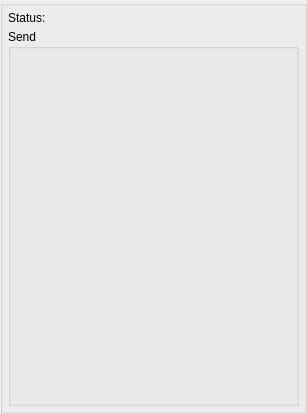
<?xml version="1.0" encoding="UTF-8"?>
<ui version="4.0">
 <class>AppletOfferSendUi</class>
 <widget class="QWidget" name="AppletOfferSendUi">
  <property name="windowModality">
   <enum>Qt::ApplicationModal</enum>
  </property>
  <property name="geometry">
   <rect>
    <x>0</x>
    <y>0</y>
    <width>307</width>
    <height>414</height>
   </rect>
  </property>
  <property name="sizePolicy">
   <sizepolicy hsizetype="Expanding" vsizetype="Expanding">
    <horstretch>0</horstretch>
    <verstretch>0</verstretch>
   </sizepolicy>
  </property>
  <property name="windowTitle">
   <string>Offer Send</string>
  </property>
  <property name="windowOpacity">
   <double>1.000000000000000</double>
  </property>
  <property name="toolTip">
   <string/>
  </property>
  <layout class="QGridLayout" name="gridLayout">
   <property name="leftMargin">
    <number>0</number>
   </property>
   <property name="topMargin">
    <number>0</number>
   </property>
   <property name="rightMargin">
    <number>0</number>
   </property>
   <property name="bottomMargin">
    <number>0</number>
   </property>
   <item row="0" column="0">
    <widget class="QGroupBox" name="FileItemsBox">
     <property name="sizePolicy">
      <sizepolicy hsizetype="Expanding" vsizetype="Expanding">
       <horstretch>0</horstretch>
       <verstretch>0</verstretch>
      </sizepolicy>
     </property>
     <property name="minimumSize">
      <size>
       <width>0</width>
       <height>0</height>
      </size>
     </property>
     <property name="title">
      <string/>
     </property>
     <layout class="QVBoxLayout" name="verticalLayout">
      <property name="spacing">
       <number>2</number>
      </property>
      <property name="leftMargin">
       <number>5</number>
      </property>
      <property name="topMargin">
       <number>5</number>
      </property>
      <property name="rightMargin">
       <number>5</number>
      </property>
      <property name="bottomMargin">
       <number>5</number>
      </property>
      <item>
       <layout class="QHBoxLayout" name="horizontalLayout_2">
        <item>
         <widget class="QLabel" name="label">
          <property name="sizePolicy">
           <sizepolicy hsizetype="Minimum" vsizetype="Preferred">
            <horstretch>0</horstretch>
            <verstretch>0</verstretch>
           </sizepolicy>
          </property>
          <property name="text">
           <string>Status:</string>
          </property>
         </widget>
        </item>
        <item>
         <widget class="QLabel" name="m_StatusMsgLabel">
          <property name="sizePolicy">
           <sizepolicy hsizetype="Expanding" vsizetype="Preferred">
            <horstretch>0</horstretch>
            <verstretch>0</verstretch>
           </sizepolicy>
          </property>
          <property name="text">
           <string/>
          </property>
         </widget>
        </item>
       </layout>
      </item>
      <item>
       <widget class="IdentOfferWidget" name="m_IdentWidget" native="true">
        <property name="sizePolicy">
         <sizepolicy hsizetype="Expanding" vsizetype="Preferred">
          <horstretch>0</horstretch>
          <verstretch>0</verstretch>
         </sizepolicy>
        </property>
       </widget>
      </item>
      <item>
       <widget class="QGroupBox" name="m_SendGroupBox">
        <property name="title">
         <string>Send</string>
        </property>
        <layout class="QGridLayout" name="gridLayout_3">
         <item row="0" column="0">
          <widget class="OfferSendWidget" name="m_OfferSendWidget" native="true"/>
         </item>
         <item row="1" column="0">
          <spacer name="verticalSpacer">
           <property name="orientation">
            <enum>Qt::Vertical</enum>
           </property>
           <property name="sizeHint" stdset="0">
            <size>
             <width>20</width>
             <height>40</height>
            </size>
           </property>
          </spacer>
         </item>
        </layout>
       </widget>
      </item>
     </layout>
    </widget>
   </item>
  </layout>
 </widget>
 <customwidgets>
  <customwidget>
   <class>IdentOfferWidget</class>
   <extends>QWidget</extends>
   <header>IdentOfferWidget.h</header>
   <container>1</container>
  </customwidget>
  <customwidget>
   <class>OfferSendWidget</class>
   <extends>QWidget</extends>
   <header>OfferSendWidget.h</header>
   <container>1</container>
  </customwidget>
 </customwidgets>
 <resources/>
 <connections/>
</ui>
